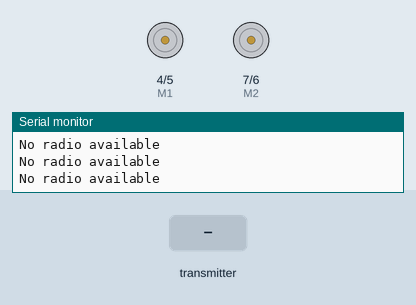
Bench run of a sketch on a simulated Arduino Uno, built with avr-gcc and run on an emulated ATmega328P. Parts: direction and speed pins drawn as motors (green arrow = direction pin HIGH = forward, orange = LOW = backward, longer = more drive), the last lines printed to the serial monitor. The inputs (shaded band) are chosen by the test bench. No radio packets arrive unless stated.

Above: at 2.2 s.
2.3 s: the transmitter starts sending joystick.1 = 1023
At 3.6 s:
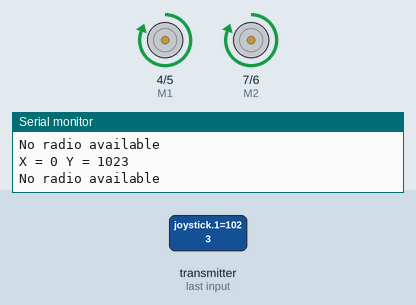
9.8 s: the transmitter starts sending joystick.1 = 0
At 10.3 s:
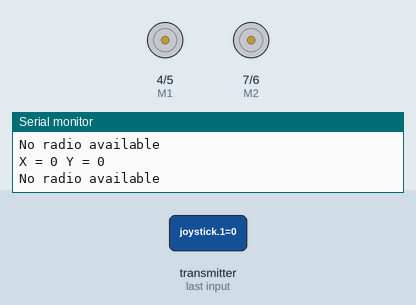
Timing chart, 0 to 12.8 s (numbered marks = the images above; inputs shaded):
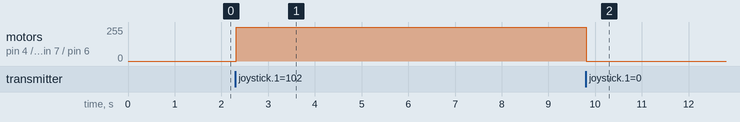

Measured:
- after the input at 2.3 s, motor on pin 4 (M1) / pin 5 (E1), motor on pin 7 (M2) / pin 6 (E2): stopped → forward 255/255 at once
- after the input at 9.8 s, motor on pin 4 (M1) / pin 5 (E1), motor on pin 7 (M2) / pin 6 (E2): forward 255/255 → stopped at once

The sketch:

DC_Motor.ino
```cpp
#include <SPI.h>
#include <nRF24L01.h>
#include <RF24.h>

#define CE_PIN   9
#define CSN_PIN 10

const uint64_t pipe = 0xE8E8F0F0E1LL; // Define the transmit pipe

RF24 radio(CE_PIN, CSN_PIN); // Create a Radio

int E1 = 5;
int M1 = 4;
int E2 = 6;
int M2 = 7;


/*-----( Declare Variables )-----*/
int joystick[2];  // 2 element array holding Joystick readings

void setup() {
  Serial.begin(9600);

  delay(1000);
  Serial.println("Nrf24L01 Receiver Starting");
  radio.begin();
  radio.openReadingPipe(1,pipe);
  radio.startListening();;

  pinMode(M1, OUTPUT);
  pinMode(M2, OUTPUT);

}

void loop() {

  if ( radio.available() )
  {
    // Read the data payload until we've received everything
    bool done = false;
    while (!done)
    {
      // Fetch the data payload
      done = radio.read( joystick, sizeof(joystick) );
      Serial.print("X = ");
      Serial.print(joystick[0]);
      Serial.print(" Y = ");
      Serial.println(joystick[1]);
    }
  }
  else
  {
      Serial.println("No radio available");
  }

    digitalWrite(M1,HIGH);
    digitalWrite(M2,HIGH);

    analogWrite(E1,joystick[1]);
    analogWrite(E2,joystick[1]);
    delay(25);
}
```
